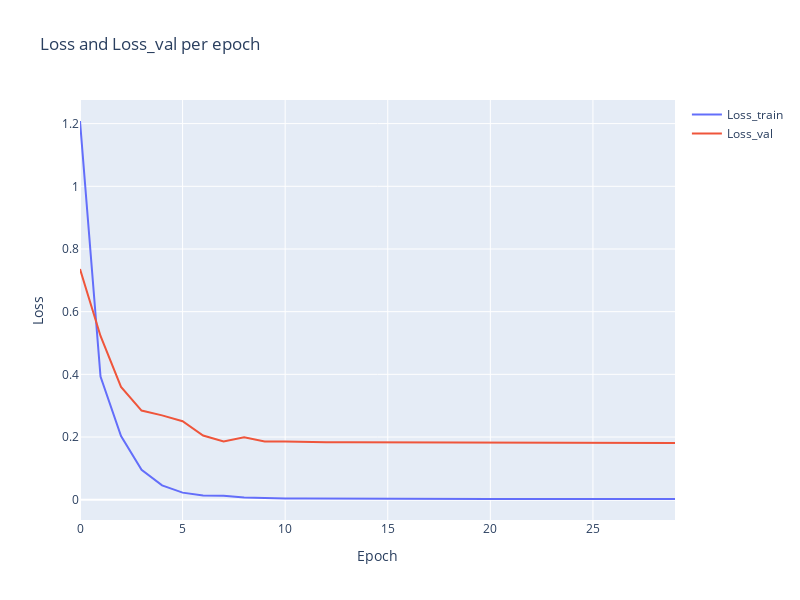

The cell this chart's notebook holds for it:
### Code cell
# model training
metrics = model.fit(df_train, validation_df=df_val, freq="H", progress=True, metrics=True)
print(metrics.iloc[-1][["Loss", "Loss_val"]]) # print the loss values

# plot Loss_val and Loss_train per epoch - uncomment if predicting more than 1 future point
fig = go.Figure()
fig.add_trace(go.Scatter(x=metrics.index, y=metrics["Loss"], mode='lines', name='Loss_train'))
fig.add_trace(go.Scatter(x=metrics.index, y=metrics["Loss_val"], mode='lines', name='Loss_val'))
fig.update_layout(title='Loss and Loss_val per epoch', xaxis_title='Epoch', yaxis_title='Loss', width=800, height=600)
fig.show()

### Figure 1 — Plotly figure (JSON) as saved in the notebook; plotly's stock layout.template omitted (floating-point values rounded to 4 significant figures)
{"data": [{"mode": "lines", "name": "Loss_train", "type": "scatter", "x": [0, 1, 2, 3, 4, 5, 6, 7, 8, 9, 10, 11, 12, 13, 14, 15, 16, 17, 18, 19, 20, 21, 22, 23, 24, 25, 26, 27, 28, 29], "y": [1.208, 0.393, 0.2034, 0.09533, 0.0457, 0.02252, 0.01345, 0.01224, 0.007199, 0.004764, 0.004153, 0.003505, 0.003113, 0.002844, 0.002677, 0.002546, 0.002467, 0.002419, 0.002395, 0.002366, 0.002338, 0.002317, 0.002291, 0.002278, 0.002259, 0.00225, 0.002239, 0.002233, 0.002224, 0.002219]}, {"mode": "lines", "name": "Loss_val", "type": "scatter", "x": [0, 1, 2, 3, 4, 5, 6, 7, 8, 9, 10, 11, 12, 13, 14, 15, 16, 17, 18, 19, 20, 21, 22, 23, 24, 25, 26, 27, 28, 29], "y": [0.7359, 0.5226, 0.3601, 0.2845, 0.2691, 0.2504, 0.2048, 0.1855, 0.1995, 0.1854, 0.1855, 0.1831, 0.183, 0.1835, 0.1834, 0.1832, 0.1827, 0.1815, 0.1818, 0.1823, 0.1818, 0.1817, 0.1812, 0.1814, 0.1816, 0.1813, 0.1813, 0.1813, 0.1813, 0.1811]}], "layout": {"height": 600, "title": {"text": "Loss and Loss_val per epoch"}, "width": 800, "xaxis": {"title": {"text": "Epoch"}}, "yaxis": {"title": {"text": "Loss"}}}}
